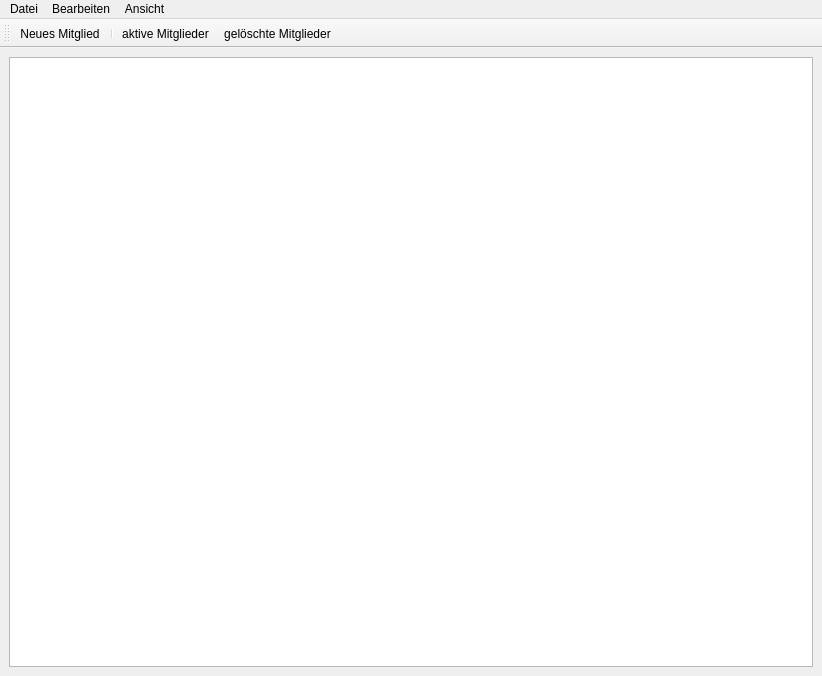
<?xml version="1.0" encoding="UTF-8"?>
<ui version="4.0">
 <class>MainWindow</class>
 <widget class="QMainWindow" name="MainWindow">
  <property name="geometry">
   <rect>
    <x>0</x>
    <y>0</y>
    <width>822</width>
    <height>676</height>
   </rect>
  </property>
  <property name="windowTitle">
   <string>MainWindow</string>
  </property>
  <widget class="QWidget" name="centralwidget">
   <layout class="QGridLayout" name="gridLayout">
    <item row="0" column="0">
     <widget class="QTableView" name="memberTableView">
      <property name="editTriggers">
       <set>QAbstractItemView::NoEditTriggers</set>
      </property>
      <property name="alternatingRowColors">
       <bool>true</bool>
      </property>
      <property name="selectionMode">
       <enum>QAbstractItemView::NoSelection</enum>
      </property>
      <property name="selectionBehavior">
       <enum>QAbstractItemView::SelectRows</enum>
      </property>
      <property name="sortingEnabled">
       <bool>true</bool>
      </property>
      <attribute name="horizontalHeaderStretchLastSection">
       <bool>true</bool>
      </attribute>
      <attribute name="verticalHeaderStretchLastSection">
       <bool>false</bool>
      </attribute>
      <attribute name="horizontalHeaderStretchLastSection">
       <bool>true</bool>
      </attribute>
      <attribute name="verticalHeaderStretchLastSection">
       <bool>false</bool>
      </attribute>
     </widget>
    </item>
   </layout>
  </widget>
  <widget class="QToolBar" name="toolBar">
   <property name="windowTitle">
    <string>toolBar</string>
   </property>
   <attribute name="toolBarArea">
    <enum>TopToolBarArea</enum>
   </attribute>
   <attribute name="toolBarBreak">
    <bool>false</bool>
   </attribute>
   <addaction name="actionNewMember"/>
   <addaction name="separator"/>
   <addaction name="actionSelectMember"/>
   <addaction name="actionShowDeletedMember"/>
  </widget>
  <widget class="QMenuBar" name="menubar">
   <property name="geometry">
    <rect>
     <x>0</x>
     <y>0</y>
     <width>822</width>
     <height>25</height>
    </rect>
   </property>
   <widget class="QMenu" name="menuEdit">
    <property name="title">
     <string>Bearbeiten</string>
    </property>
    <addaction name="actionNewMember"/>
    <addaction name="actionDeletMember"/>
   </widget>
   <widget class="QMenu" name="menuDatei">
    <property name="title">
     <string>Datei</string>
    </property>
    <addaction name="actionExit"/>
   </widget>
   <widget class="QMenu" name="menuAnsicht">
    <property name="title">
     <string>Ansicht</string>
    </property>
    <addaction name="actionSelectMember"/>
    <addaction name="actionShowDeletedMember"/>
   </widget>
   <addaction name="menuDatei"/>
   <addaction name="menuEdit"/>
   <addaction name="menuAnsicht"/>
  </widget>
  <action name="actionNewMember">
   <property name="text">
    <string>Neues Mitglied</string>
   </property>
  </action>
  <action name="actionSelectMember">
   <property name="checkable">
    <bool>true</bool>
   </property>
   <property name="text">
    <string>aktive Mitglieder</string>
   </property>
  </action>
  <action name="actionShowDeletedMember">
   <property name="checkable">
    <bool>true</bool>
   </property>
   <property name="text">
    <string>gelöschte Mitglieder</string>
   </property>
  </action>
  <action name="actionExit">
   <property name="text">
    <string>Exit</string>
   </property>
  </action>
  <action name="actionDeletMember">
   <property name="text">
    <string>Lösche Mitglied</string>
   </property>
  </action>
 </widget>
 <resources/>
 <connections>
  <connection>
   <sender>actionExit</sender>
   <signal>triggered()</signal>
   <receiver>MainWindow</receiver>
   <slot>close()</slot>
   <hints>
    <hint type="sourcelabel">
     <x>-1</x>
     <y>-1</y>
    </hint>
    <hint type="destinationlabel">
     <x>410</x>
     <y>337</y>
    </hint>
   </hints>
  </connection>
 </connections>
</ui>
